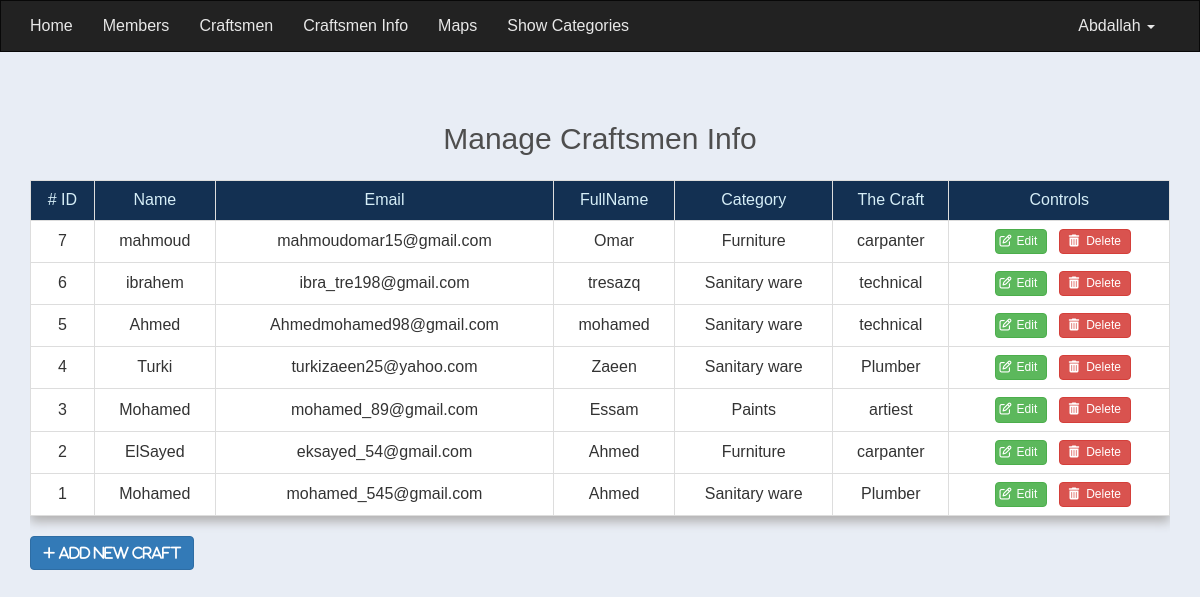
The page /admin-controler/craftsmen.php (signed in) on the database its author committed.
### tables this page shows
CREATE TABLE `craftsmen` (
  `Craft_ID` int(11) NOT NULL,
  `Craft_age` int(11) NOT NULL,
  `Craft_Phone` int(11) NOT NULL,
  `Crafting_name` varchar(255) NOT NULL,
  `Craft_description` text NOT NULL,
  `Craft_locations` varchar(255) NOT NULL,
  `user_id` int(11) NOT NULL,
  `cat_id` int(11) NOT NULL
);

CREATE TABLE `user` (
  `User_id` int(11) NOT NULL,
  `User_Name` varchar(255) NOT NULL,
  `Full_name` varchar(255) NOT NULL,
  `user_email` varchar(255) NOT NULL,
  `user_password` varchar(255) NOT NULL,
  `user_Address` text NOT NULL,
  `date` date NOT NULL,
  `conditions` int(11) NOT NULL DEFAULT 0,
  `verify` int(11) NOT NULL DEFAULT 0,
  `Reg_status` int(11) NOT NULL DEFAULT 0,
  `user_avatar` varchar(255) NOT NULL
);

CREATE TABLE `categories` (
  `Cat_id` int(11) NOT NULL,
  `Cat_Name` varchar(255) NOT NULL,
  `Cat_Description` varchar(255) NOT NULL,
  `Cat_Crafting_number` int(11) DEFAULT NULL COMMENT 'numbercrafting in each castegory'
);

### admin-controler/craftsmen.php (the view, shortened to what this page needs)
<?php
if(isset($_SESSION['Admin_Email'])){
	include("init.php");
	$do = isset($_GET['do'])?$_GET["do"]:"Manaage";
	if($do == "Manaage"){
		$stmt = $db->prepare("SELECT `craftsmen`.*,
									`user`.`User_Name`  AS `Craft_Name`,
									`user`.`user_email` AS `Craft_Email`,
									`user`.`Full_name` AS `Craft_full_user_name`,
									`user`.`user_Address` AS `Craft_Address`,
									`user`.`user_avatar` AS `Craft_avatar`,
									`categories`.`Cat_Name` AS `Craft_cat`
							  	from `craftsmen`
								inner join `user` on `user`.`User_id` = `craftsmen`.`user_id`
								inner join `categories` on `categories`.`Cat_id` = `craftsmen`.`cat_id`
								ORDER BY `Craft_ID` DESC");
		$stmt->execute();
		$infos = $stmt->fetchAll();
		if(!empty($infos)){?>
			<div class="container crafts">
				<h2 class="text-center"> Manage Craftsmen Info</h2>
				<div class="table-responsive">
					<table class="table text-center table-bordered">
						<tr>
							<td># ID</td>
							<td>Name</td>
							<td>Email</td>
							<td>FullName</td>
							<td>Category</td>
							<td>The Craft</td>
							<td>Controls</td>
						</tr>
						<?php
							foreach($infos as $info){
								echo "<tr>";
									echo "<td>".$info['Craft_ID']."</td>";
									echo "<td>".$info['Craft_Name']."</td>";
									echo "<td>".$info['Craft_Email']."</td>";
									echo "<td>".$info['Craft_full_user_name']."</td>";
									echo "<td>".$info['Craft_cat']."</td>";
									echo "<td>".$info['Crafting_name']."</td>";
									echo "<td>
											<a href='?do=Edit&craftid=".$info['Craft_ID']. "'class='btn btn-success sa'><i class='fa fa-edit'></i>Edit</a>
													 <a href='?do=Delete&craftid=".$info['Craft_ID']. "' class='btn btn-danger da'><i class='fas fa-trash-alt'></i>Delete</a>";
									echo "</td>";
								echo "</tr>";
							}
						?>
					</table>
				</div>
				<a href='craftsmen.php?do=Add'class=" Add btn btn-primary" >
					<i class="fa fa-plus"> Add New Craft</i> </a>
			</div>
	<?php
		}
	 		}
}
include($tpl."footer.php");

### admin-controler/layout/css/admin.css (style rules this page uses)
* { margin: 0; padding: 0; list-style: none; font-family: 'Ubuntu', sans-serif; box-sizing: border-box; text-decoration: none; }
body { background: #e8edf5; font-size: 16px; }
h2 { margin-bottom: 25px; color: #4e4e4e; }
.table { -webkit-box-shadow: 0px 6px 10px #b3b2b2; -moz-box-shadow: 0px 6px 10px #b3b2b2; }
.table tr:first-of-type td { background-color: #133052; color:#d6eef7; }
.table td { background-color:#fff; vertical-align:middle !important; }
.table td a.sa , .table td a.da { margin-left: 7px; padding: 3px 9px; text-transform: capitalize; font-size: 12px; transition: all 0.5s; }
.table td a.da i { margin-right: 7px; }
.fa-edit,.fa-close { position: relative; right: 5px; }
.crafts { margin-top: 50px; }

### rows shown on the page
craftsmen: Craft_ID "7", user.User_Name "mahmoud", user.user_email "mahmoudomar15@gmail.com", user.Full_name "Omar", cat.Cat_Name "Furniture", Crafting_name "carpanter"
craftsmen: Craft_ID "6", user.User_Name "ibrahem", user.user_email "ibra_tre198@gmail.com", user.Full_name "tresazq", cat.Cat_Name "Sanitary ware", Crafting_name "technical"
craftsmen: Craft_ID "5", user.User_Name "Ahmed", user.user_email "Ahmedmohamed98@gmail.com", user.Full_name "mohamed", cat.Cat_Name "Sanitary ware", Crafting_name "technical"
craftsmen: Craft_ID "4", user.User_Name "Turki", user.user_email "turkizaeen25@yahoo.com", user.Full_name "Zaeen", cat.Cat_Name "Sanitary ware", Crafting_name "Plumber"
craftsmen: Craft_ID "3", user.User_Name "Mohamed", user.user_email "mohamed_89@gmail.com", user.Full_name "Essam", cat.Cat_Name "Paints", Crafting_name "artiest"
craftsmen: Craft_ID "2", user.User_Name "ElSayed", user.user_email "eksayed_54@gmail.com", user.Full_name "Ahmed", cat.Cat_Name "Furniture", Crafting_name "carpanter"
craftsmen: Craft_ID "1", user.User_Name "Mohamed", user.user_email "mohamed_545@gmail.com", user.Full_name "Ahmed", cat.Cat_Name "Sanitary ware", Crafting_name "Plumber"

### other values the page prints
$_SESSION['adminname'] "Abdallah"
